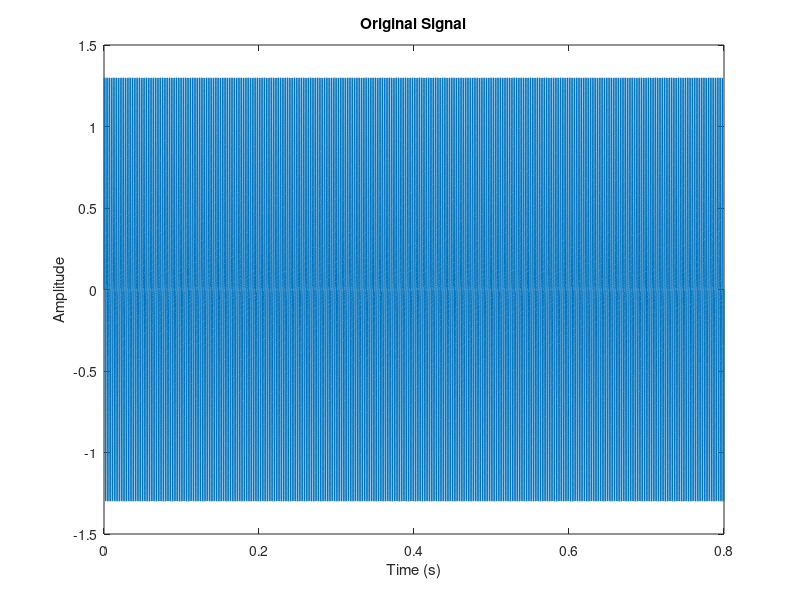
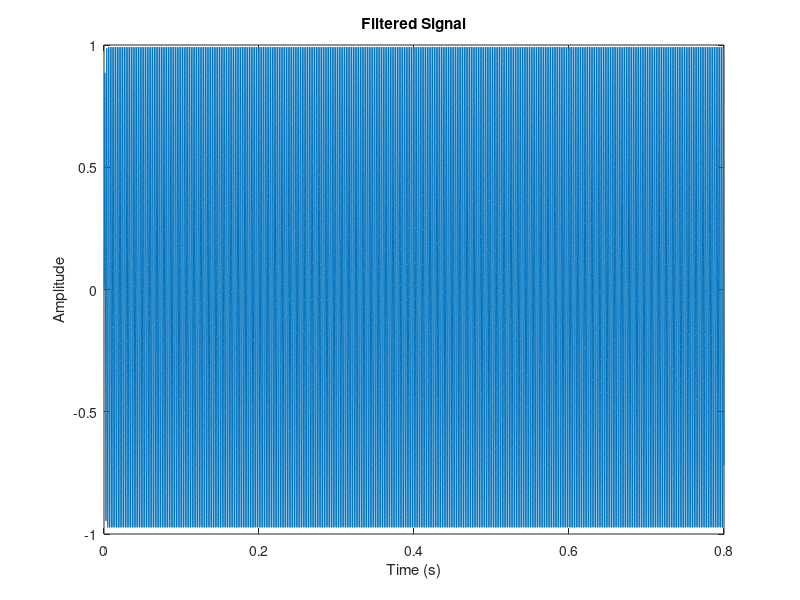
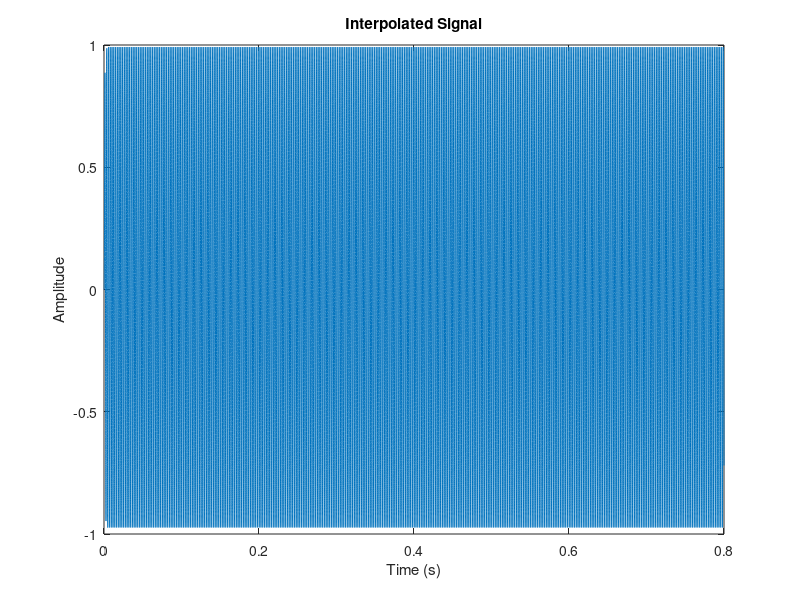

MATLAB code for these plots, in order:
% Define the original signal parameters
fs = 44100; % Sampling frequency (Hz)
duration = 0.8; % Signal duration (seconds)
t = linspace(0, duration, fs*duration); % Time vector

% Generate the original signal
x = sin(2*pi*440*t) + 0.5*sin(2*pi*880*t); % Sinusoidal signal at 440 Hz and 880 Hz

% Plot the original signal
figure;
plot(t, x);
title('Original Signal');
xlabel('Time (s)');
ylabel('Amplitude');

% Apply low-pass filtering
cutoff_frequency = 600; % Cutoff frequency for low-pass filter (Hz)
[b,a] = butter(4, cutoff_frequency/(fs/2), 'low'); % Design Butterworth filter
x_filtered = filter(b, a, x);

% Plot the filtered signal
figure;
plot(t, x_filtered);
title('Filtered Signal');
xlabel('Time (s)');
ylabel('Amplitude');

% Interpolate the signal
upsampling_factor = 4;
t_upsampled = linspace(0, duration, length(x)*upsampling_factor);
x_upsampled = interp1(t, x_filtered, t_upsampled, 'spline');

% Plot the interpolated signal
figure;
plot(t_upsampled, x_upsampled);
title('Interpolated Signal');
xlabel('Time (s)');
ylabel('Amplitude');
